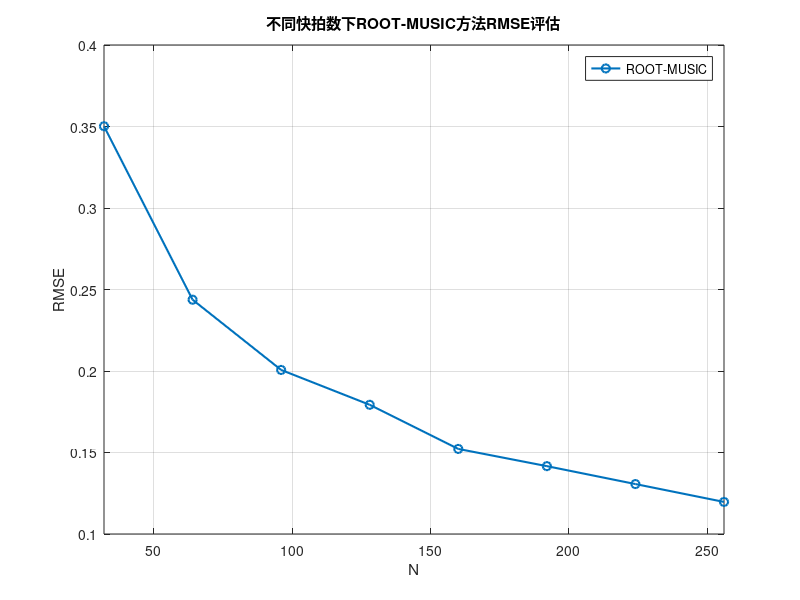

The MATLAB script that drew this image:
clear all; 
clc;

%% 参数设置
p = 2;                          % 信号源数量，表示有两个信号源
M = 5;                          % 阵元数，表示天线阵列的元素数目
fc = 1e9;                        % 载波频率，1 GHz（10^9 Hz）
DOA_true = sort([-20,40]);       % 真实DOA角度（度），这里是-20°和40°，并进行排序
fs = 4*fc;                       % 采样率，设定为载波频率的4倍
snr=10;                          % 信噪比
N_values = 32:32:256;           % 快拍数
c = 3e8;                         % 光速，3×10^8 m/s
d = 0.15;                        % 阵元间距，假设为15cm
lambda = c/fc;                   % 波长，光速除以载波频率
theta_scan = -90:0.1:90;         % 角度扫描范围，从-90°到90°，步长为0.1°
num_trials = 500;                % 蒙特卡洛实验次数，进行100次实验来平均化结果
RMSE = zeros(length(N_values), 1); % 初始化存储每个信噪比值下的平均RMSE（均方根误差）

%% 迭代
for idx = 1:length(N_values)   % 循环遍历每一个快拍数
    N = N_values(idx);       % 当前
    temp_rmse = zeros(num_trials, 1); % 临时存储每次实验的RMSE，初始化为零
    
    for trial = 1:num_trials     % 进行num_trials次蒙特卡洛实验
        %% 生成接收信号
        A = exp(-1j * 2 * pi * d * (0:M-1)' * sind(DOA_true) / lambda);  % 计算阵列响应矩阵，基于真实的DOA角度
        S = sqrt(2)*(randn(p, N) + 1j*randn(p, N)); % 生成复高斯白噪声信号源，p为信号源数目，N为快拍数
        X = awgn(A * S, snr, 'measured');  % 将信号添加白噪声（使用指定的信噪比）

        %% 计算样本协方差矩阵
        R = X * X' / N;  % 计算协方差矩阵，X是接收到的信号，N为快拍数
        [U, D] = eig(R);
        [~, order] = sort(diag(D), 'descend');
        U = U(:, order);
        Un = U(:, p+1:end);
        %% Root-MUSIC算法
        Gn = Un * Un';
        coe = zeros(1, 2*M-1);

        % 正确构造多项式系数
        for i = -(M-1):(M-1)
         coe(i + M) = sum(diag(Gn, i));  % 注意索引调整为i+M
        end

        % 求根并筛选
        r = roots(coe);
        r = r(abs(r) < 1);  % 放宽筛选条件提高稳定性

        % 选择最接近单位圆的p个根
        [~, I] = sort(abs(abs(r) - 1));

        Theta = r(I(1:p));
        % 转换为角度
        theta_rootmusic = asin(angle(Theta)/pi)/(pi/180);
        theta_rootmusic = sort(theta_rootmusic).';
        if length(theta_rootmusic) < p
              random_values = -90 + (90 + 90) * rand(1, p - length(theta_rootmusic));
              theta_rootmusic = [theta_rootmusic, random_values];
        end
        est_DOA_music=sort(theta_rootmusic);
                     
        %% 计算RMSE（所有角度已排序，直接匹配）
        rmse_music = sqrt(mean((DOA_true - est_DOA_music).^2));  % 计算估计DOA与真实DOA之间的均方根误差
  
        temp_rmse(trial, :) = [rmse_music];  % 存储每次实验的RMSE值
    end
    
    %% 计算平均RMSE
    RMSE(idx, :) = mean(temp_rmse, 1);  % 对所有实验的RMSE值进行平均，得到每个信噪比下的平均RMSE
end

%% 绘图
figure;                   % 创建新图形窗口

hold on;                  % 保持当前图形，不覆盖
plot(N_values, RMSE(:, 1), '-o', 'DisplayName', 'ROOT-MUSIC', 'LineWidth', 1.5);  % 绘制快拍数与RMSE的关系曲线，使用圆点标记
xlabel('N');       
ylabel('RMSE');           % y轴标签：均方根误差（RMSE），字体大小14
grid on;                  % 打开网格
legend;   % 显示图例，字体大小14
title('不同快拍数下ROOT-MUSIC方法RMSE评估');  % 图表标题：DOA估计的RMSE，字体大小14
xlim([32, 256]);          % 设置x轴的范围为-10到20dB
box on;                   % 开启坐标框
